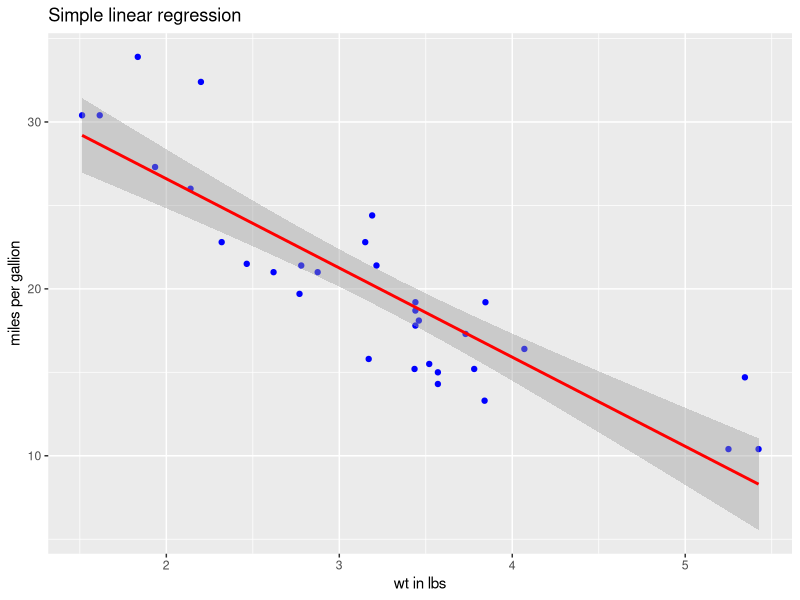
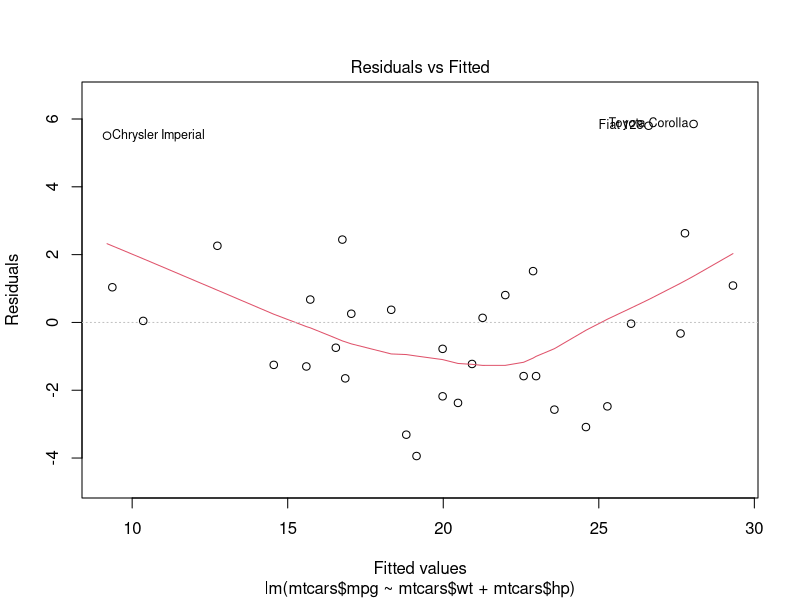
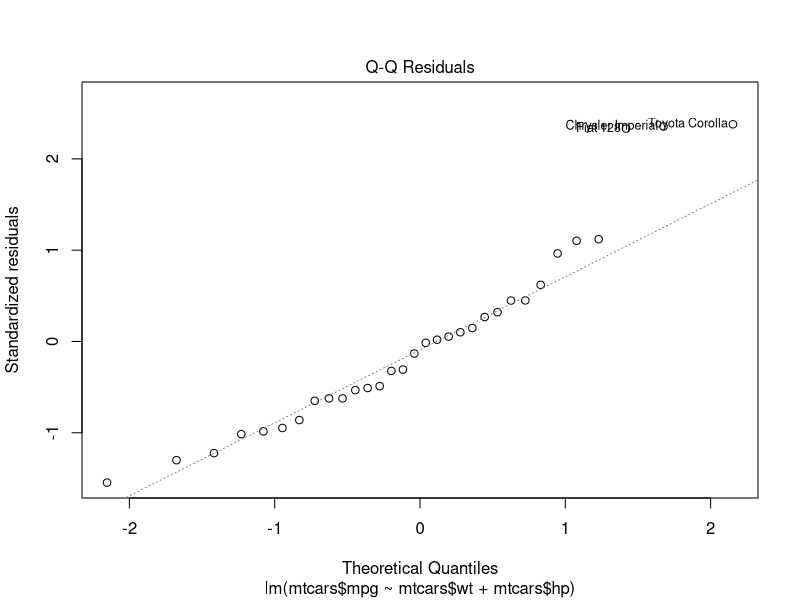

Source code (R) for these figures, in order:
library(dplyr)
library(ggplot2)
#Importing data
data("mtcars")
head(mtcars)

#Simple linear regression 
model_simple <- lm(mtcars$mpg ~ mtcars$wt,data = mtcars)
summary(model_simple)

#PLotting regression line

ggplot(mtcars,aes(x = wt, y = mpg))+
  geom_point(color = "blue") + geom_smooth(method = "lm", se = TRUE, color = "red")+
  labs(title = "Simple linear regression" , x= "wt in lbs" , y = "miles per gallion")

#Multiple Linear Regression
model_multiple <- lm(mtcars$mpg ~ mtcars$wt + mtcars$hp, data = mtcars)
summary(model_multiple)

#Residual Diagnostic 
plot(model_multiple, which = 1)
plot(model_multiple, which = 2)
